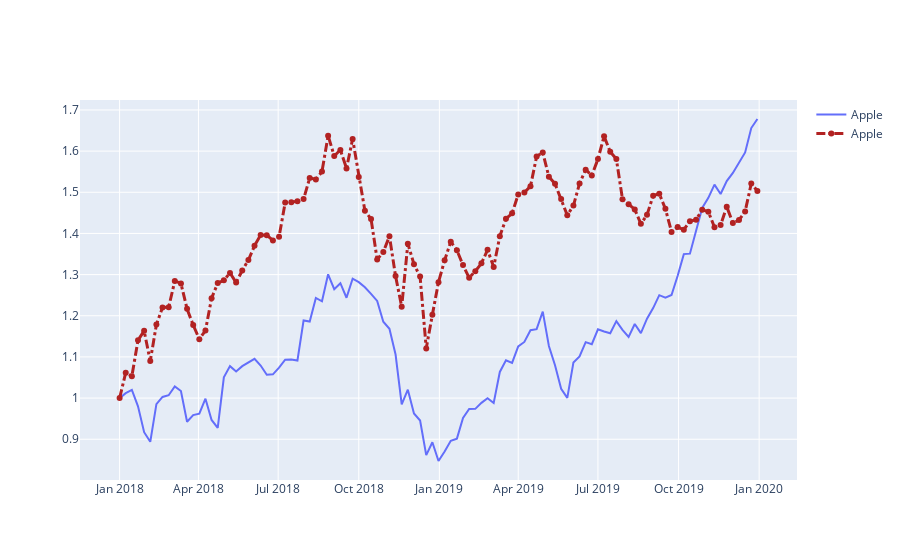

Notebook cell for this chart:
### Code cell
fig = go.Figure()
fig.add_trace(
    go.Scatter(x = df_stocks.date, y = df_stocks.AAPL,
               mode = 'lines', name = 'Apple')
)
fig.add_trace(
    go.Scatter(x = df_stocks.date, y = df_stocks.AMZN,
               mode = 'lines+markers', name = 'Apple',
               line = dict(
                   color = 'firebrick', width = 3, dash = 'dashdot'
               )
))
